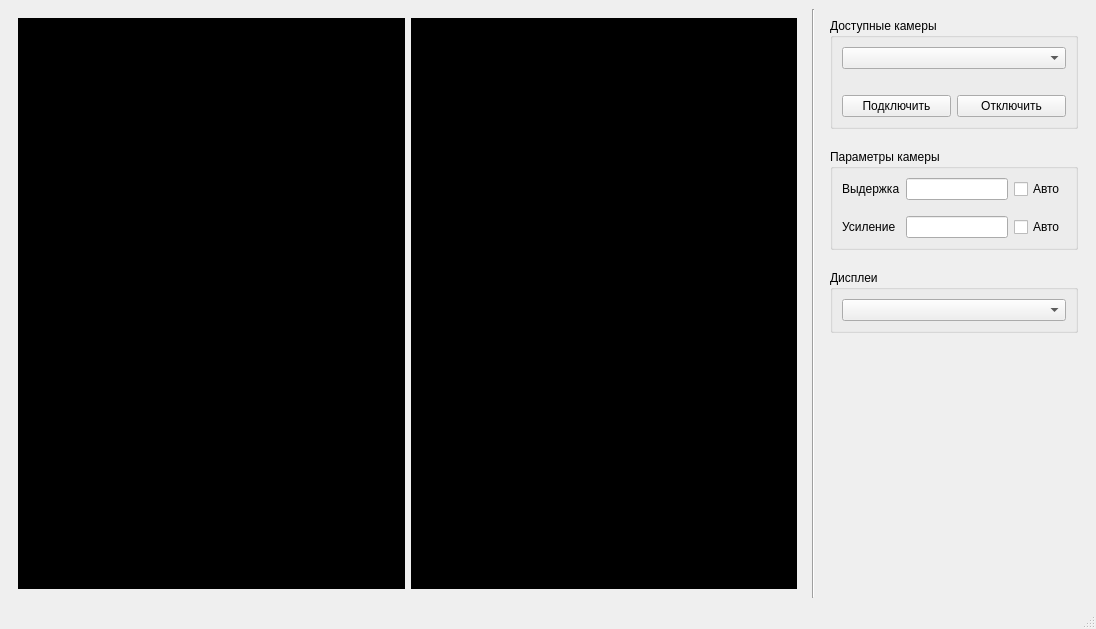
<?xml version="1.0" encoding="UTF-8"?>
<ui version="4.0">
 <class>MainWindow</class>
 <widget class="QMainWindow" name="MainWindow">
  <property name="geometry">
   <rect>
    <x>0</x>
    <y>0</y>
    <width>1096</width>
    <height>629</height>
   </rect>
  </property>
  <property name="windowTitle">
   <string>MainWindow</string>
  </property>
  <widget class="QWidget" name="centralwidget">
   <layout class="QHBoxLayout" name="horizontalLayout" stretch="3,0,1">
    <item>
     <widget class="QWidget" name="CameraWidget" native="true">
      <layout class="QHBoxLayout" name="horizontalLayout_2">
       <item>
        <widget class="QLabel" name="right_camera">
         <property name="styleSheet">
          <string notr="true">background-color: rgb(0, 0, 0);</string>
         </property>
         <property name="frameShape">
          <enum>QFrame::Shape::StyledPanel</enum>
         </property>
         <property name="text">
          <string/>
         </property>
         <property name="alignment">
          <set>Qt::AlignmentFlag::AlignCenter</set>
         </property>
        </widget>
       </item>
       <item>
        <widget class="QLabel" name="left_camera">
         <property name="layoutDirection">
          <enum>Qt::LayoutDirection::LeftToRight</enum>
         </property>
         <property name="styleSheet">
          <string notr="true">background-color: rgb(0, 0, 0);</string>
         </property>
         <property name="frameShape">
          <enum>QFrame::Shape::StyledPanel</enum>
         </property>
         <property name="text">
          <string/>
         </property>
         <property name="alignment">
          <set>Qt::AlignmentFlag::AlignCenter</set>
         </property>
        </widget>
       </item>
      </layout>
     </widget>
    </item>
    <item>
     <widget class="Line" name="line">
      <property name="orientation">
       <enum>Qt::Orientation::Vertical</enum>
      </property>
     </widget>
    </item>
    <item>
     <widget class="QWidget" name="SettingsWidget" native="true">
      <property name="sizePolicy">
       <sizepolicy hsizetype="Preferred" vsizetype="Preferred">
        <horstretch>0</horstretch>
        <verstretch>0</verstretch>
       </sizepolicy>
      </property>
      <property name="layoutDirection">
       <enum>Qt::LayoutDirection::LeftToRight</enum>
      </property>
      <layout class="QVBoxLayout" name="verticalLayout_2" stretch="0,0,0,0">
       <property name="spacing">
        <number>20</number>
       </property>
       <property name="sizeConstraint">
        <enum>QLayout::SizeConstraint::SetMinAndMaxSize</enum>
       </property>
       <property name="topMargin">
        <number>9</number>
       </property>
       <item>
        <widget class="QGroupBox" name="CameraListGroup">
         <property name="sizePolicy">
          <sizepolicy hsizetype="Preferred" vsizetype="Maximum">
           <horstretch>0</horstretch>
           <verstretch>0</verstretch>
          </sizepolicy>
         </property>
         <property name="minimumSize">
          <size>
           <width>0</width>
           <height>0</height>
          </size>
         </property>
         <property name="maximumSize">
          <size>
           <width>16777215</width>
           <height>150</height>
          </size>
         </property>
         <property name="title">
          <string>Доступные камеры</string>
         </property>
         <property name="flat">
          <bool>false</bool>
         </property>
         <layout class="QVBoxLayout" name="verticalLayout">
          <property name="sizeConstraint">
           <enum>QLayout::SizeConstraint::SetDefaultConstraint</enum>
          </property>
          <item>
           <layout class="QGridLayout" name="gridLayout">
            <item row="0" column="0" colspan="2">
             <widget class="QComboBox" name="DeviceList"/>
            </item>
            <item row="2" column="0">
             <widget class="QPushButton" name="connect_button">
              <property name="text">
               <string>Подключить</string>
              </property>
             </widget>
            </item>
            <item row="2" column="1">
             <widget class="QPushButton" name="disconnect_button">
              <property name="text">
               <string>Отключить</string>
              </property>
             </widget>
            </item>
            <item row="1" column="0">
             <spacer name="verticalSpacer">
              <property name="orientation">
               <enum>Qt::Orientation::Vertical</enum>
              </property>
              <property name="sizeType">
               <enum>QSizePolicy::Policy::Fixed</enum>
              </property>
              <property name="sizeHint" stdset="0">
               <size>
                <width>10</width>
                <height>20</height>
               </size>
              </property>
             </spacer>
            </item>
           </layout>
          </item>
         </layout>
        </widget>
       </item>
       <item>
        <widget class="QGroupBox" name="ParamsGroup">
         <property name="sizePolicy">
          <sizepolicy hsizetype="Preferred" vsizetype="Maximum">
           <horstretch>0</horstretch>
           <verstretch>0</verstretch>
          </sizepolicy>
         </property>
         <property name="title">
          <string>Параметры камеры</string>
         </property>
         <layout class="QGridLayout" name="gridLayout_2" rowstretch="0,0,0">
          <property name="sizeConstraint">
           <enum>QLayout::SizeConstraint::SetDefaultConstraint</enum>
          </property>
          <property name="verticalSpacing">
           <number>6</number>
          </property>
          <item row="2" column="1">
           <widget class="QLineEdit" name="Exposure_edit_2"/>
          </item>
          <item row="0" column="2">
           <widget class="QCheckBox" name="Exposure_auto">
            <property name="text">
             <string>Авто</string>
            </property>
           </widget>
          </item>
          <item row="2" column="2">
           <widget class="QCheckBox" name="Gain_Auto">
            <property name="text">
             <string>Авто</string>
            </property>
           </widget>
          </item>
          <item row="2" column="0">
           <widget class="QLabel" name="Gain_label">
            <property name="text">
             <string>Усиление</string>
            </property>
           </widget>
          </item>
          <item row="0" column="0">
           <widget class="QLabel" name="Exposure_label">
            <property name="text">
             <string>Выдержка</string>
            </property>
           </widget>
          </item>
          <item row="0" column="1">
           <widget class="QLineEdit" name="Exposure_edit"/>
          </item>
          <item row="1" column="1">
           <spacer name="verticalSpacer_3">
            <property name="orientation">
             <enum>Qt::Orientation::Vertical</enum>
            </property>
            <property name="sizeType">
             <enum>QSizePolicy::Policy::Fixed</enum>
            </property>
            <property name="sizeHint" stdset="0">
             <size>
              <width>20</width>
              <height>10</height>
             </size>
            </property>
           </spacer>
          </item>
         </layout>
        </widget>
       </item>
       <item>
        <widget class="QGroupBox" name="DisplayGroup">
         <property name="title">
          <string>Дисплеи</string>
         </property>
         <layout class="QVBoxLayout" name="verticalLayout_3">
          <item>
           <widget class="QComboBox" name="DisplayCombo"/>
          </item>
         </layout>
        </widget>
       </item>
       <item>
        <spacer name="verticalSpacer_2">
         <property name="orientation">
          <enum>Qt::Orientation::Vertical</enum>
         </property>
         <property name="sizeHint" stdset="0">
          <size>
           <width>20</width>
           <height>40</height>
          </size>
         </property>
        </spacer>
       </item>
      </layout>
     </widget>
    </item>
   </layout>
  </widget>
  <widget class="QMenuBar" name="menubar">
   <property name="geometry">
    <rect>
     <x>0</x>
     <y>0</y>
     <width>1096</width>
     <height>21</height>
    </rect>
   </property>
  </widget>
  <widget class="QStatusBar" name="statusbar"/>
 </widget>
 <resources/>
 <connections/>
</ui>
